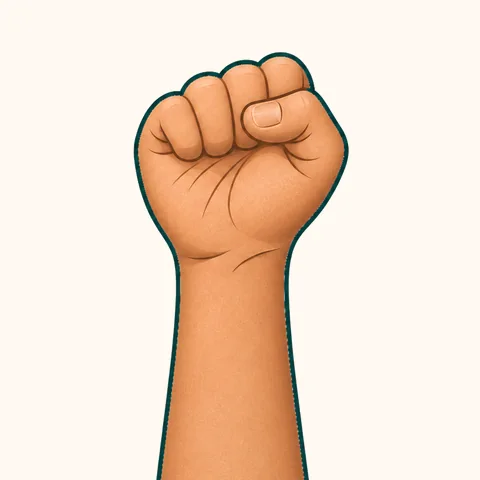
#> input picture .agents/skills/generate-hand-animation/assets/martelo-break.webp, 480 x 480 px
$ python verify_animation.py ../assets/martelo-break.webp
#> lines starting #> are read from the running program, lines starting #| are printed output that depends on the picture
#!/usr/bin/env python3
"""Check the required file properties of a Baque Fácil animated WebP export."""

import argparse
import hashlib
import json
from pathlib import Path


MAX_BYTES = 500_000


def verify(path: Path) -> dict:
    from PIL import Image

    report = {"file": str(path), "valid": False, "errors": []}
    errors = report["errors"]
    report["bytes"] = path.stat().st_size
    if report["bytes"] >= MAX_BYTES:
        errors.append(f"File must be smaller than {MAX_BYTES} bytes.")

    if path.suffix.lower() != ".webp":
        errors.append("Output filename must end in .webp.")

    with Image.open(path) as image:
#> image is the input picture: PIL image 480x480 RGBA; mean R, G, B, A 242.4, 220.1, 202, 255
        report["format"] = image.format
        if image.format != "WEBP":
            errors.append("File must contain WebP data.")
            return report

        report["width"], report["height"] = image.size
        if image.width != image.height:
            errors.append("Animation canvas must be square.")

        report["frames"] = image.n_frames
        report["loop"] = image.info.get("loop")
        if not image.is_animated or image.n_frames < 2:
            errors.append("WebP must be animated and contain at least two frames.")
        if report["loop"] != 0:
            errors.append("Animation must loop infinitely (loop=0).")

        hashes = set()
        durations = []
        for index in range(image.n_frames):
            image.seek(index)
            image.load()
            hashes.add(hashlib.sha256(image.convert("RGBA").tobytes()).digest())
            durations.append(image.info.get("duration", 0))
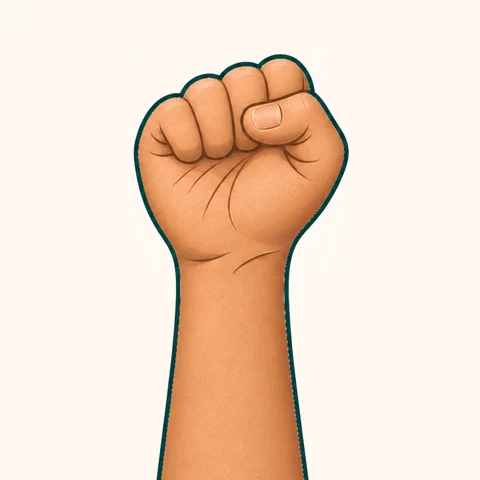
#> image: PIL image 480x480 RGBA; mean R, G, B, A 242.4, 220.2, 202.2, 255
#> after the loop, durations = 54 values, max 56 at index 0, min 55 at index 1, mean 55.56; hashes = 52 items

        report["distinct_frames"] = len(hashes)
        if len(hashes) < 2:
            errors.append("At least two decoded frames must look different.")
        if any(duration <= 0 for duration in durations):
            errors.append("Every frame must have a positive duration.")

        report["duration_ms"] = sum(durations)
        report["average_fps"] = (
            round(image.n_frames * 1000 / report["duration_ms"], 2)
            if report["duration_ms"] > 0
            else None
        )

    report["valid"] = not errors
    return report


def main() -> int:
    parser = argparse.ArgumentParser(description=__doc__)
    parser.add_argument("file", type=Path, help="Animated WebP export to verify")
    args = parser.parse_args()
    try:
        report = verify(args.file)
#> report = 12 items
    except ImportError:
        report = {
            "file": str(args.file),
            "valid": False,
            "errors": ["Pillow with WebP support is required to run this verifier."],
        }
    except (OSError, ValueError, EOFError) as error:
        report = {"file": str(args.file), "valid": False, "errors": [str(error)]}
    print(json.dumps(report, indent=2))
#| {
#|   "file": "../assets/martelo-break.webp",
#|   "valid": true,
#|   "errors": [],
#|   "bytes": 481168,
#|   "format": "WEBP",
#|   "width": 480,
#|   "height": 480,
#|   "frames": 54,
#|   "loop": 0,
#|   "distinct_frames": 52,
#|   "duration_ms": 3000,
#> (further printed lines are left out)
    return 0 if report["valid"] else 1


if __name__ == "__main__":
    raise SystemExit(main())
#> (the program exits here)
